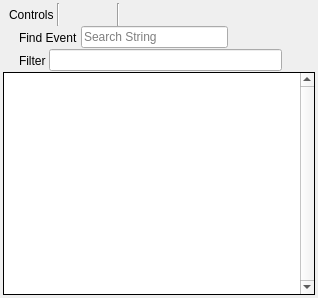
<?xml version="1.0" encoding="UTF-8"?>
<ui version="4.0">
 <class>EventBrowser</class>
 <widget class="QFrame" name="EventBrowser">
  <property name="geometry">
   <rect>
    <x>0</x>
    <y>0</y>
    <width>281</width>
    <height>298</height>
   </rect>
  </property>
  <property name="windowTitle">
   <string>Event Browser</string>
  </property>
  <layout class="QVBoxLayout" name="verticalLayout">
   <property name="spacing">
    <number>0</number>
   </property>
   <property name="leftMargin">
    <number>3</number>
   </property>
   <property name="topMargin">
    <number>3</number>
   </property>
   <property name="rightMargin">
    <number>3</number>
   </property>
   <property name="bottomMargin">
    <number>3</number>
   </property>
   <item>
    <layout class="QHBoxLayout" name="horizontalLayout">
     <property name="spacing">
      <number>3</number>
     </property>
     <property name="sizeConstraint">
      <enum>QLayout::SetDefaultConstraint</enum>
     </property>
     <property name="leftMargin">
      <number>6</number>
     </property>
     <property name="rightMargin">
      <number>6</number>
     </property>
     <item>
      <widget class="QLabel" name="label">
       <property name="sizePolicy">
        <sizepolicy hsizetype="Minimum" vsizetype="Preferred">
         <horstretch>0</horstretch>
         <verstretch>0</verstretch>
        </sizepolicy>
       </property>
       <property name="text">
        <string>Controls</string>
       </property>
      </widget>
     </item>
     <item>
      <widget class="Line" name="line_2">
       <property name="orientation">
        <enum>Qt::Vertical</enum>
       </property>
      </widget>
     </item>
     <item>
      <widget class="QToolButton" name="stepPrev">
       <property name="toolTip">
        <string>Go to Previous Drawcall</string>
       </property>
       <property name="icon">
        <iconset resource="../Resources/resources.qrc">
         <normaloff>:/arrow_left.png</normaloff>:/arrow_left.png</iconset>
       </property>
       <property name="autoRaise">
        <bool>true</bool>
       </property>
      </widget>
     </item>
     <item>
      <widget class="QToolButton" name="stepNext">
       <property name="toolTip">
        <string>Go to Next Drawcall</string>
       </property>
       <property name="icon">
        <iconset resource="../Resources/resources.qrc">
         <normaloff>:/arrow_right.png</normaloff>:/arrow_right.png</iconset>
       </property>
       <property name="autoRaise">
        <bool>true</bool>
       </property>
      </widget>
     </item>
     <item>
      <widget class="Line" name="line">
       <property name="orientation">
        <enum>Qt::Vertical</enum>
       </property>
      </widget>
     </item>
     <item>
      <widget class="QToolButton" name="find">
       <property name="toolTip">
        <string>Find event by string</string>
       </property>
       <property name="icon">
        <iconset resource="../Resources/resources.qrc">
         <normaloff>:/find.png</normaloff>:/find.png</iconset>
       </property>
       <property name="checkable">
        <bool>true</bool>
       </property>
       <property name="checked">
        <bool>false</bool>
       </property>
       <property name="autoRaise">
        <bool>true</bool>
       </property>
      </widget>
     </item>
     <item>
      <widget class="QToolButton" name="filter">
       <property name="toolTip">
        <string>Show event filter</string>
       </property>
       <property name="icon">
        <iconset resource="../Resources/resources.qrc">
         <normaloff>:/filter.png</normaloff>:/filter.png</iconset>
       </property>
       <property name="checkable">
        <bool>true</bool>
       </property>
       <property name="checked">
        <bool>false</bool>
       </property>
       <property name="autoRaise">
        <bool>true</bool>
       </property>
      </widget>
     </item>
     <item>
      <widget class="QToolButton" name="timeDraws">
       <property name="toolTip">
        <string>Time durations for the drawcalls</string>
       </property>
       <property name="text">
        <string/>
       </property>
       <property name="icon">
        <iconset resource="../Resources/resources.qrc">
         <normaloff>:/time.png</normaloff>:/time.png</iconset>
       </property>
       <property name="autoRaise">
        <bool>true</bool>
       </property>
      </widget>
     </item>
     <item>
      <widget class="QToolButton" name="colSelect">
       <property name="toolTip">
        <string>Select visible columns</string>
       </property>
       <property name="icon">
        <iconset resource="../Resources/resources.qrc">
         <normaloff>:/timeline_marker.png</normaloff>:/timeline_marker.png</iconset>
       </property>
       <property name="autoRaise">
        <bool>true</bool>
       </property>
      </widget>
     </item>
     <item>
      <widget class="QToolButton" name="bookmark">
       <property name="toolTip">
        <string>Toggle Bookmark</string>
       </property>
       <property name="text">
        <string/>
       </property>
       <property name="icon">
        <iconset resource="../Resources/resources.qrc">
         <normaloff>:/asterisk_orange.png</normaloff>:/asterisk_orange.png</iconset>
       </property>
       <property name="autoRaise">
        <bool>true</bool>
       </property>
      </widget>
     </item>
     <item>
      <widget class="QToolButton" name="exportDraws">
       <property name="toolTip">
        <string>Export the list of drawcalls to disk</string>
       </property>
       <property name="icon">
        <iconset resource="../Resources/resources.qrc">
         <normaloff>:/save.png</normaloff>:/save.png</iconset>
       </property>
       <property name="autoRaise">
        <bool>true</bool>
       </property>
      </widget>
     </item>
     <item>
      <widget class="QToolButton" name="extensions">
       <property name="icon">
        <iconset resource="../Resources/resources.qrc">
         <normaloff>:/plugin.png</normaloff>:/plugin.png</iconset>
       </property>
       <property name="autoRaise">
        <bool>true</bool>
       </property>
      </widget>
     </item>
     <item>
      <spacer name="horizontalSpacer">
       <property name="orientation">
        <enum>Qt::Horizontal</enum>
       </property>
       <property name="sizeHint" stdset="0">
        <size>
         <width>40</width>
         <height>20</height>
        </size>
       </property>
      </spacer>
     </item>
    </layout>
   </item>
   <item>
    <widget class="QWidget" name="findStrip" native="true">
     <layout class="QHBoxLayout" name="horizontalLayout_5">
      <property name="spacing">
       <number>3</number>
      </property>
      <property name="leftMargin">
       <number>6</number>
      </property>
      <property name="topMargin">
       <number>0</number>
      </property>
      <property name="rightMargin">
       <number>6</number>
      </property>
      <property name="bottomMargin">
       <number>0</number>
      </property>
      <item>
       <widget class="QLabel" name="label_4">
        <property name="text">
         <string/>
        </property>
        <property name="pixmap">
         <pixmap resource="../Resources/resources.qrc">:/find.png</pixmap>
        </property>
       </widget>
      </item>
      <item>
       <widget class="QLabel" name="label_5">
        <property name="text">
         <string>Find Event</string>
        </property>
        <property name="textFormat">
         <enum>Qt::PlainText</enum>
        </property>
        <property name="alignment">
         <set>Qt::AlignLeading|Qt::AlignLeft|Qt::AlignVCenter</set>
        </property>
        <property name="margin">
         <number>0</number>
        </property>
       </widget>
      </item>
      <item>
       <widget class="RDLineEdit" name="findEvent">
        <property name="minimumSize">
         <size>
          <width>0</width>
          <height>20</height>
         </size>
        </property>
        <property name="placeholderText">
         <string>Search String</string>
        </property>
        <property name="clearButtonEnabled">
         <bool>true</bool>
        </property>
       </widget>
      </item>
      <item>
       <widget class="QToolButton" name="closeFind">
        <property name="text">
         <string/>
        </property>
        <property name="icon">
         <iconset resource="../Resources/resources.qrc">
          <normaloff>:/cross.png</normaloff>:/cross.png</iconset>
        </property>
        <property name="autoRaise">
         <bool>true</bool>
        </property>
       </widget>
      </item>
      <item>
       <widget class="QToolButton" name="findPrev">
        <property name="text">
         <string/>
        </property>
        <property name="icon">
         <iconset resource="../Resources/resources.qrc">
          <normaloff>:/arrow_left.png</normaloff>:/arrow_left.png</iconset>
        </property>
        <property name="autoRaise">
         <bool>true</bool>
        </property>
       </widget>
      </item>
      <item>
       <widget class="QToolButton" name="findNext">
        <property name="text">
         <string/>
        </property>
        <property name="icon">
         <iconset resource="../Resources/resources.qrc">
          <normaloff>:/arrow_right.png</normaloff>:/arrow_right.png</iconset>
        </property>
        <property name="autoRaise">
         <bool>true</bool>
        </property>
       </widget>
      </item>
     </layout>
    </widget>
   </item><item>
    <widget class="QWidget" name="filterStrip" native="true">
     <layout class="QHBoxLayout" name="horizontalLayout_7">
      <property name="spacing">
       <number>3</number>
      </property>
      <property name="leftMargin">
       <number>6</number>
      </property>
      <property name="topMargin">
       <number>0</number>
      </property>
      <property name="rightMargin">
       <number>6</number>
      </property>
      <property name="bottomMargin">
       <number>0</number>
      </property>
      <item>
       <widget class="QLabel" name="label_6">
        <property name="text">
         <string/>
        </property>
        <property name="pixmap">
         <pixmap resource="../Resources/resources.qrc">:/filter.png</pixmap>
        </property>
       </widget>
      </item>
      <item>
       <widget class="QLabel" name="label_7">
        <property name="text">
         <string>Filter</string>
        </property>
        <property name="textFormat">
         <enum>Qt::PlainText</enum>
        </property>
        <property name="alignment">
         <set>Qt::AlignLeading|Qt::AlignLeft|Qt::AlignVCenter</set>
        </property>
        <property name="margin">
         <number>0</number>
        </property>
       </widget>
      </item>
      <item>
       <widget class="RDLineEdit" name="filterExpression">
        <property name="minimumSize">
         <size>
          <width>0</width>
          <height>20</height>
         </size>
        </property>
       </widget>
      </item>
      <item>
       <widget class="QToolButton" name="closeFilter">
        <property name="text">
         <string/>
        </property>
        <property name="icon">
         <iconset resource="../Resources/resources.qrc">
          <normaloff>:/cross.png</normaloff>:/cross.png</iconset>
        </property>
        <property name="autoRaise">
         <bool>true</bool>
        </property>
       </widget>
      </item>
     </layout>
    </widget>
   </item>
   <item>
    <widget class="QWidget" name="bookmarkStrip" native="true">
     <widget class="QWidget" name="bookmarkStripHeader" native="true">
      <property name="geometry">
       <rect>
        <x>0</x>
        <y>0</y>
        <width>82</width>
        <height>16</height>
       </rect>
      </property>
      <layout class="QHBoxLayout" name="horizontalLayout_6">
       <property name="leftMargin">
        <number>0</number>
       </property>
       <property name="topMargin">
        <number>0</number>
       </property>
       <property name="rightMargin">
        <number>0</number>
       </property>
       <property name="bottomMargin">
        <number>0</number>
       </property>
       <item>
        <widget class="QLabel" name="bookmarkStripIcon">
         <property name="text">
          <string/>
         </property>
         <property name="pixmap">
          <pixmap resource="../Resources/resources.qrc">:/asterisk_orange.png</pixmap>
         </property>
        </widget>
       </item>
       <item>
        <widget class="QLabel" name="bookmarkStripLabel">
         <property name="sizePolicy">
          <sizepolicy hsizetype="Preferred" vsizetype="MinimumExpanding">
           <horstretch>0</horstretch>
           <verstretch>0</verstretch>
          </sizepolicy>
         </property>
         <property name="text">
          <string>Bookmarks</string>
         </property>
         <property name="textFormat">
          <enum>Qt::PlainText</enum>
         </property>
         <property name="alignment">
          <set>Qt::AlignLeading|Qt::AlignLeft|Qt::AlignVCenter</set>
         </property>
         <property name="margin">
          <number>0</number>
         </property>
        </widget>
       </item>
       <item>
        <widget class="Line" name="bookmarkStripLine">
         <property name="orientation">
          <enum>Qt::Vertical</enum>
         </property>
        </widget>
       </item>
      </layout>
     </widget>
    </widget>
   </item>
   <item>
    <widget class="RDTreeView" name="events">
     <property name="frameShape">
      <enum>QFrame::Box</enum>
     </property>
     <property name="frameShadow">
      <enum>QFrame::Plain</enum>
     </property>
     <property name="midLineWidth">
      <number>1</number>
     </property>
     <property name="verticalScrollBarPolicy">
      <enum>Qt::ScrollBarAlwaysOn</enum>
     </property>
     <property name="editTriggers">
      <set>QAbstractItemView::NoEditTriggers</set>
     </property>
     <property name="indentation">
      <number>12</number>
     </property>
     <property name="rootIsDecorated">
      <bool>true</bool>
     </property>
     <property name="uniformRowHeights">
      <bool>true</bool>
     </property>
     <property name="allColumnsShowFocus">
      <bool>true</bool>
     </property>
     <property name="headerHidden">
      <bool>false</bool>
     </property>
     <attribute name="headerCascadingSectionResizes">
      <bool>false</bool>
     </attribute>
     <attribute name="headerStretchLastSection">
      <bool>false</bool>
     </attribute>
    </widget>
   </item>
  </layout>
 </widget>
 <customwidgets>
  <customwidget>
   <class>RDTreeView</class>
   <extends>QTreeView</extends>
   <header>Widgets/Extended/RDTreeView.h</header>
  </customwidget>
  <customwidget>
   <class>RDLineEdit</class>
   <extends>QLineEdit</extends>
   <header>Widgets/Extended/RDLineEdit.h</header>
  </customwidget>
 </customwidgets>
 <resources>
  <include location="../Resources/resources.qrc"/>
 </resources>
 <connections/>
</ui>
